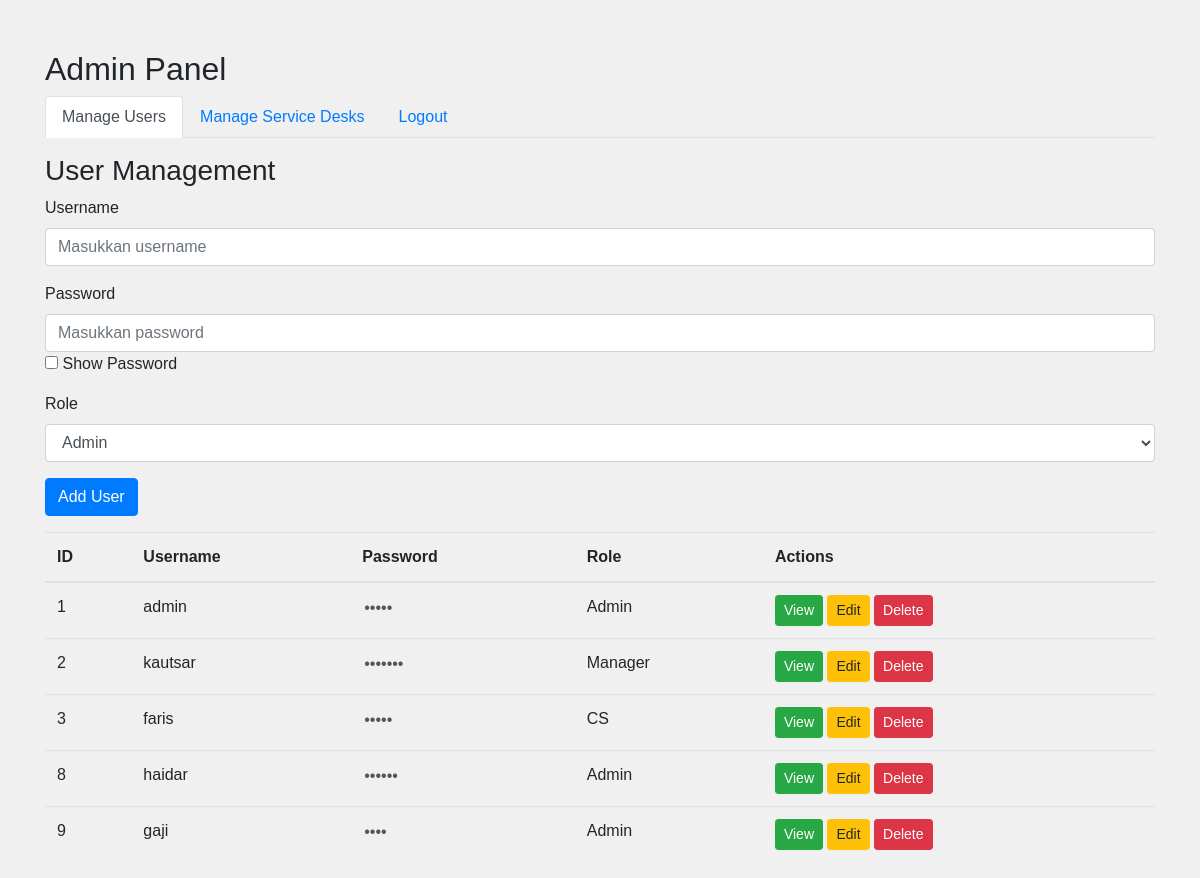
/admin/admin.php (signed in), run on the app's committed database.
### tables this page shows
CREATE TABLE `users` (
  `id` int(11) NOT NULL,
  `username` varchar(50) NOT NULL,
  `password` varchar(50) NOT NULL,
  `role` varchar(50) NOT NULL
);

### admin/admin.php (the view, shortened to what this page needs)
<?php
$servername = "localhost";
$username = "root";
$password = "";
$dbname = "grapara";
$conn = new mysqli($servername, $username, $password, $dbname);
?>
<!DOCTYPE html>
<html lang="en">
<head>
    <link rel="stylesheet" href="https://stackpath.bootstrapcdn.com/bootstrap/4.5.2/css/bootstrap.min.css">
    <link rel="stylesheet" href="../styles.css">
</head>
<body>
<div class="container">
    <h2>Admin Panel</h2>
    <ul class="nav nav-tabs" id="adminTab" role="tablist">
        <li class="nav-item">
            <a class="nav-link active" id="user-tab" data-toggle="tab" href="#users" role="tab" aria-controls="users" aria-selected="true">Manage Users</a>
        </li>
        <li class="nav-item">
            <a class="nav-link" id="desk-tab" data-toggle="tab" href="#desks" role="tab" aria-controls="desks" aria-selected="false">Manage Service Desks</a>
        </li>
        <li class="nav-item">
            <a class="nav-link" id="logout-tab" aria-controls="logout" aria-selected="false" onclick="javascript:return confirm('Apakah Anda yakin ingin logout?');" href="../autentikasi/logout.php">Logout</></a>
        </li>
    </ul>
    <div class="tab-content" id="adminTabContent">
        <div class="tab-pane fade show active" id="users" role="tabpanel" aria-labelledby="user-tab">
            <h3 class="mt-3">User Management</h3>
            <form id="userForm" method="POST" action="">
                <div class="form-group">
                    <label for="username">Username</label>
                    <input type="text" class="form-control" id="username" name="username" placeholder="Masukkan username" required>
                </div>
                <div class="form-group">
                    <label for="password">Password</label>
                    <input type="password" class="form-control" id="password" name="password" placeholder="Masukkan password" required>
                    <input type="checkbox" onclick="showHidePwd()"> Show Password
                </div>
                <div class="form-group">
                    <label for="role">Role</label>
                    <select class="form-control" id="role" name="role" required>
                        <option value="Admin">Admin</option>
                    </select>
                </div>
                <button type="submit" class="btn btn-primary" name="addUser">Add User</button>
            </form>
            <table class="table mt-3">
                <thead>
                    <tr>
                        <th>ID</th>
                        <th>Username</th>
                        <th>Password</th>
                        <th>Role</th>
                        <th>Actions</th>
                    </tr>
                </thead>
                <tbody>
                    <?php
                    $result = $conn->query("SELECT * FROM users");
                    while ($row = $result->fetch_assoc()) {
                        echo "<tr>
                                <td>{$row['id']}</td>
                                <td>{$row['username']}</td>
                                <td><input type='password' id='passwordTb' name='passwordTb' value='{$row['password']}' style='border: 0; background: #f0f0f0; width: 80px;' disabled>
                                </td>
                                <td>{$row['role']}</td>
                                <td>
                                    <form method='POST' action='' style='display:inline-block;'>
                                        <input type='hidden' name='userId' value='{$row['id']}'>
                                        <a href='view_manageuser.php' class='btn btn-success btn-sm'>View</a>
                                        <a href='edit_manageuser.php' class='btn btn-warning btn-sm'>Edit</a>
                                        <button type='submit' name='deleteUser' class='btn btn-danger btn-sm'>Delete</button>
                                    </form>
                                </td>
                            </tr>";
                    }
                    ?>
                </tbody>
            </table>
        </div>
    </div>
</div>
</body>
</html>

### styles.css (style rules this page uses)
.container { margin-top: 50px; }
body { font-family: Arial, sans-serif; background-color: #f0f0f0; margin: 0; padding: 0; }

### data on the page
users: id "1", username "admin", role "Admin"
users: id "2", username "kautsar", role "Manager"
users: id "3", username "faris", role "CS"
users: id "8", username "haidar", role "Admin"
users: id "9", username "gaji", role "Admin"
